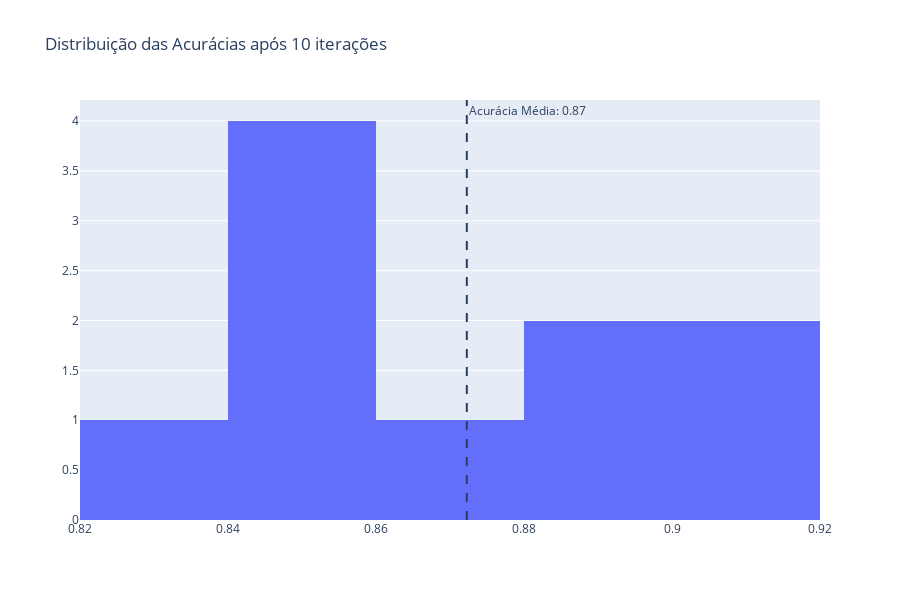

The cell this chart's notebook holds for it:
### Code cell
tree_acc = tree_res['accuracies']

plot_accuracies(tree_acc)

### Figure 1 — Plotly figure (JSON) as saved in the notebook; plotly's stock layout.template omitted (floating-point values rounded to 4 significant figures)
{"data": [{"nbinsx": 5, "type": "histogram", "x": [0.8583, 0.8976, 0.8898, 0.9055, 0.8583, 0.8425, 0.8583, 0.8268, 0.9127, 0.873]}], "layout": {"annotations": [{"showarrow": false, "text": "Acurácia Média: 0.87", "x": 0.8723, "xanchor": "left", "xref": "x", "y": 1, "yanchor": "top", "yref": "y domain"}], "autosize": true, "height": 600, "shapes": [{"line": {"dash": "dash"}, "type": "line", "x0": 0.8723, "x1": 0.8723, "xref": "x", "y0": 0, "y1": 1, "yref": "y domain"}], "title": {"text": "Distribuição das Acurácias após 10 iterações"}, "xaxis": {"autorange": true, "range": [0.82, 0.92], "type": "linear"}, "yaxis": {"autorange": true, "range": [0, 4.211]}}}
